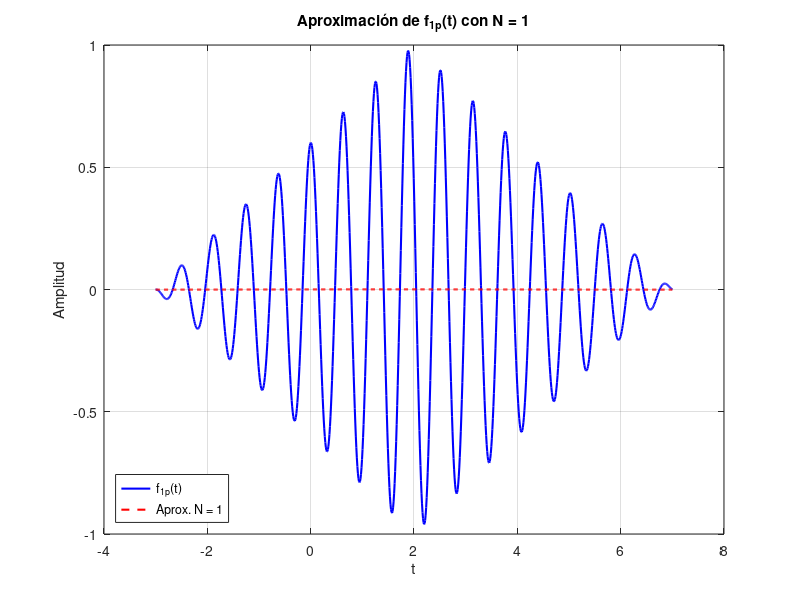
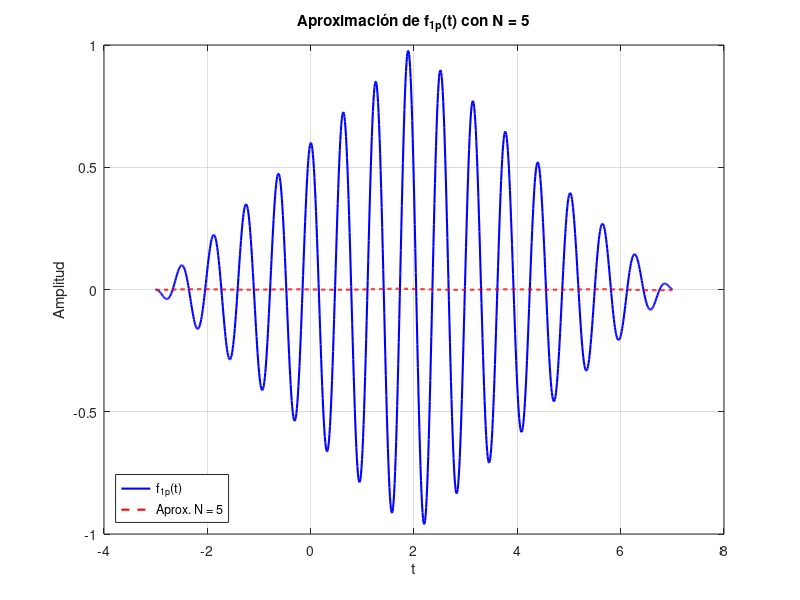
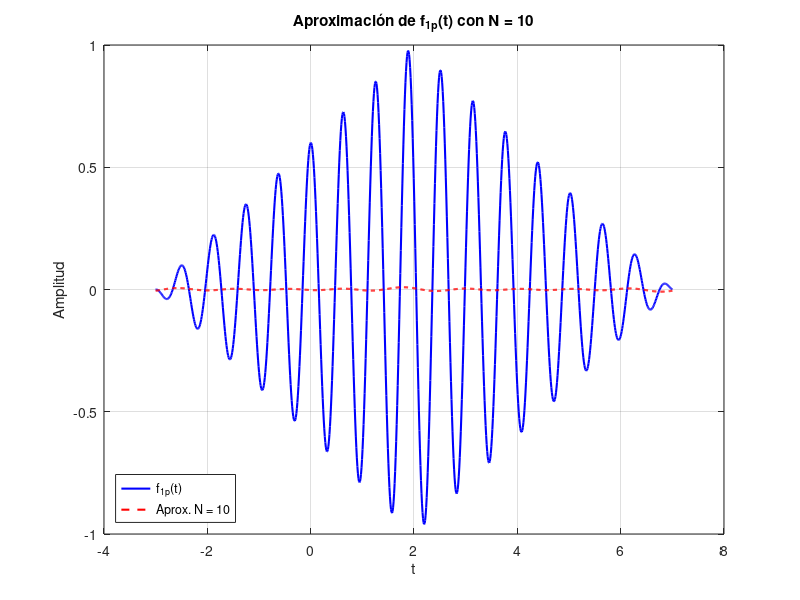
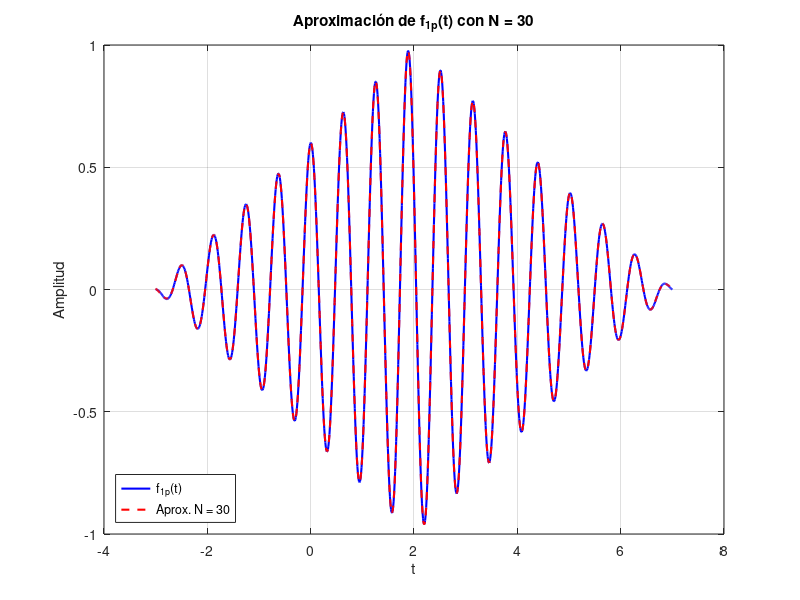

The MATLAB source for these figures, in order:
% COMPARACION DE f1p(t) CON APROXIMACIONES DE FOURIER
% ===================================================

clear; close all; clc;

T = 10;               % Periodo
t0 = -3;              % Límite inferior del intervalo
M = 1000;             % Puntos para Riemann
dt = T / M;
t = linspace(t0, t0+T, M); % Tiempo

% Funcion f1p(t)
f1p = zeros(size(t));
for k = 1:length(t)
    tk = mod(t(k) - t0, T) + t0;
    if tk >= -3 && tk < 2
        f1p(k) = ((tk + 3)/5) * cos(10 * tk);
    elseif tk >= 2 && tk < 7
        f1p(k) = ((7 - tk)/5) * cos(10 * tk);
    else
        f1p(k) = 0;
    end
end

% Valores de N a analizar
Nvals = [1, 5, 10, 30];

for idx = 1:length(Nvals)
    N = Nvals(idx);

    % Coeficientes de Fourier
    a0 = (2/T) * sum(f1p) * dt;
    an = zeros(1,N);
    bn = zeros(1,N);
    for n = 1:N
        an(n) = (2/T) * sum(f1p .* cos(2*pi*n*t/T)) * dt;
        bn(n) = (2/T) * sum(f1p .* sin(2*pi*n*t/T)) * dt;
    end

    % Reconstrucción
    f_aprox = a0/2 * ones(size(t));
    for n = 1:N
        f_aprox = f_aprox + an(n) * cos(2*pi*n*t/T) + bn(n) * sin(2*pi*n*t/T);
    end

    % Graficar
    figure('Visible', 'off');
    plot(t, f1p, 'b', 'LineWidth', 1.5); hold on;
    plot(t, f_aprox, '--r', 'LineWidth', 1.5);
    title(['Aproximación de f_{1p}(t) con N = ', num2str(N)]);
    xlabel('t'); ylabel('Amplitud');
    legend('f_{1p}(t)', ['Aprox. N = ', num2str(N)], 'Location', 'southwest');
    grid on;

    % Guardar la figura como imagen PNG
    saveas(gcf, ['aproximacion_N', num2str(N), '.png']);
end
